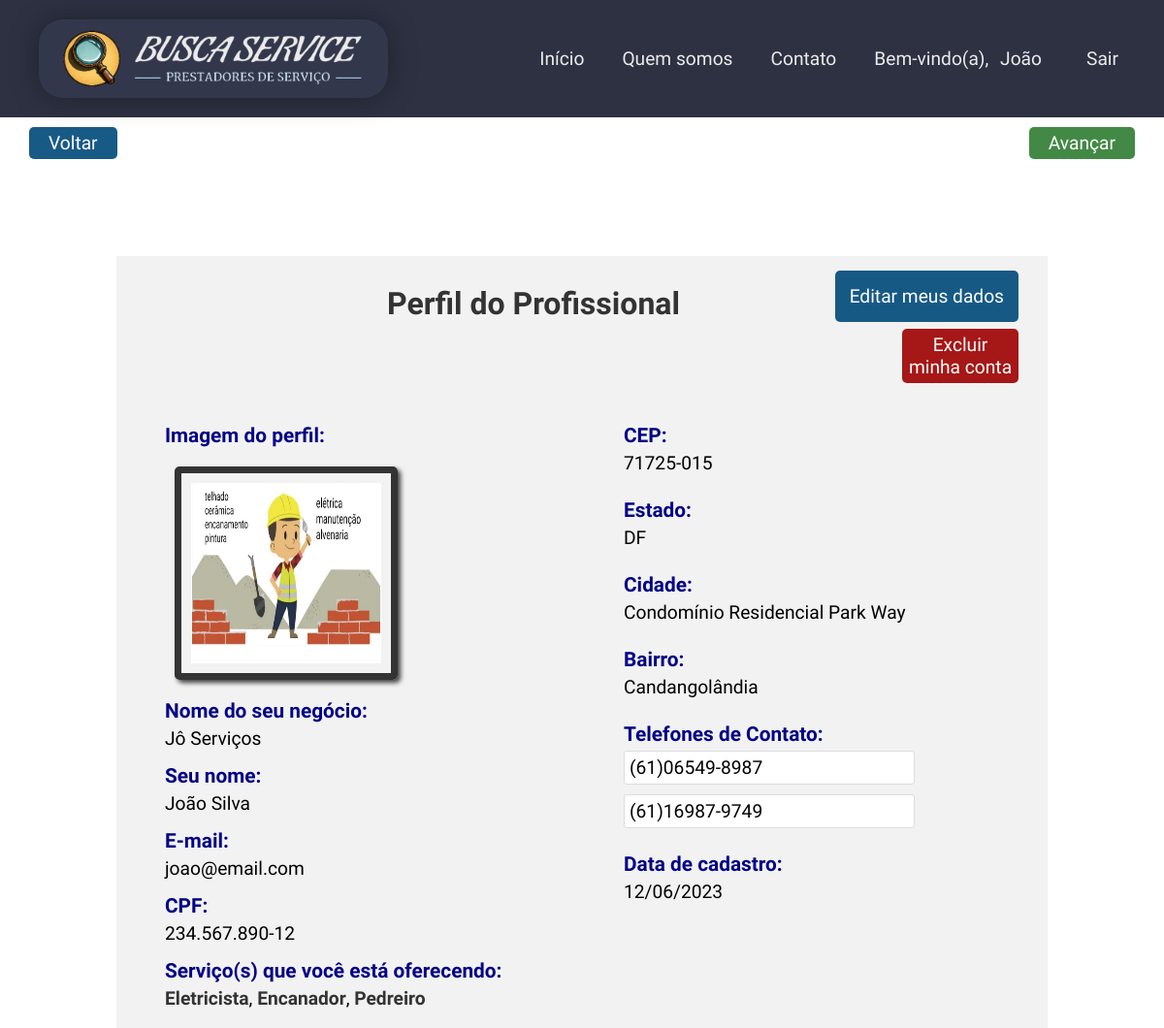
The page /app/views/perfil_pro.php (signed in, upper part) on the database as committed earlier.
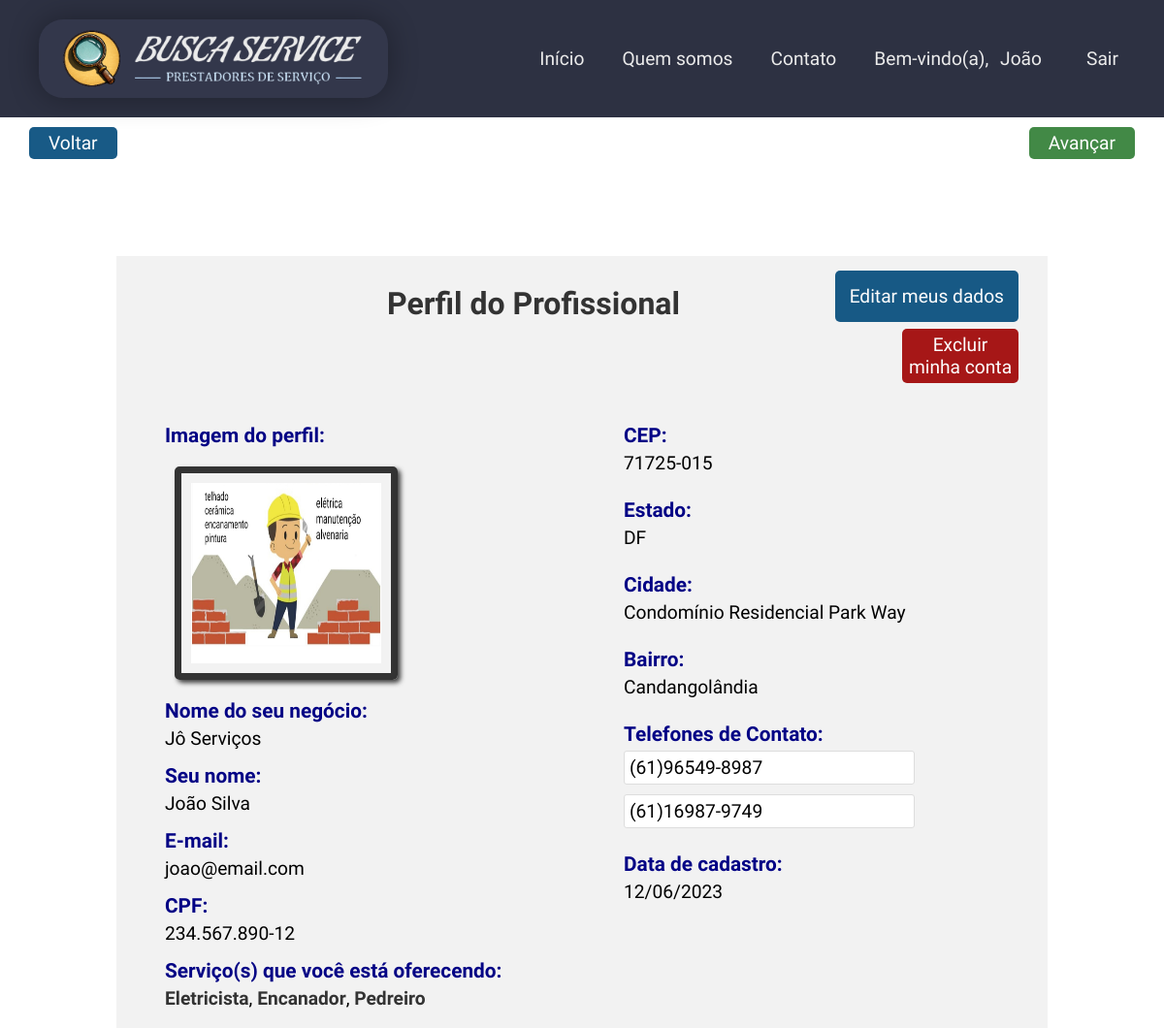
The same page on the database as committed later.
### tables this page shows
CREATE TABLE IF NOT EXISTS profissional(
  idpro INT(11) NOT NULL AUTO_INCREMENT,
  nome VARCHAR(45) NOT NULL,
  email VARCHAR(255) NOT NULL,
  senha VARCHAR(60) NOT NULL,
  cpf VARCHAR(14) NOT NULL,
  telefone VARCHAR(18) NOT NULL,
  telefone2 VARCHAR(18) NULL DEFAULT NULL,
  cep VARCHAR(9) NOT NULL,
  estado VARCHAR(45) NOT NULL,
  cidade VARCHAR(45) NOT NULL,
  bairro VARCHAR(45) NOT NULL,
  titulo VARCHAR(100) NOT NULL,
  descricaonegocio VARCHAR(255) NOT NULL,
  fotoprin VARCHAR(255) NOT NULL,
  fotosec VARCHAR(255) NULL DEFAULT NULL,
  fotosec2 VARCHAR(255) NULL DEFAULT NULL,
  perfil VARCHAR(3) NOT NULL DEFAULT 'PRO' COMMENT 'ADM=Administrador\\nPRO=Profissional\\nCLI=Cliente',
  status TINYINT(1) NOT NULL DEFAULT 1 COMMENT '\"0\" = Inativo / \"1\" = Ativo',
  dataregpro DATETIME NOT NULL DEFAULT CURRENT_TIMESTAMP(),
  PRIMARY KEY (idpro),
  UNIQUE KEY unique_cpf_pro (cpf)
  );

### app/views/perfil_pro.php (the view, shortened to what this page needs)
<?php
require_once 'layouts/site/header.php';
require_once 'layouts/site/menu.php';
$idpro = isset($_SESSION['usuario']['idpro']) ? $_SESSION['usuario']['idpro'] : 0;
$dbh = Conexao::getInstance();
$query = "SELECT p.*, s.nome AS nome_servico
          FROM `busca_service`.`profissional` p
          JOIN `busca_service`.`profissional_has_servico` ps ON p.idpro = ps.idpro
          JOIN `busca_service`.`servico` s ON ps.idserv = s.idserv
          WHERE p.idpro = :idpro
          LIMIT 1";
$stmt = $dbh->prepare($query);
$stmt->bindParam(':idpro', $idpro);
$stmt->execute();
$row = $stmt->fetch(PDO::FETCH_ASSOC);
?>
<body>
<?php require_once "botoes_navegacao.php"?>
    <div class="container">
        <h1 class="container_titulo">Perfil do Profissional</h1>
        <a href="update_pro.php?idpro=<?= base64_encode($row['idpro']) ?>">
            <button class="perfil-btn" name="botao" id="edit-perfil" value="editar">Editar meus dados</button>
        </a>
        <form action="" method="post">
            <button class="perfil-btn" name="botao" id="delete-perfil" value="deletar" onclick="return confirm('Deseja realmente excluir sua conta?');">Excluir minha conta</button>
        </form>
        <div class="dados">
            <div class="dados-pessoais_cli">
                <div class="campo campo-pessoal">
                    <label for="" class="label_perfil">Imagem do perfil:</label>
                    <img src="<?= $row['fotoprin'] ?>" class="imagens_perfil" alt="Imagem perfil">
                </div>
                <div class="campo campo-pessoal">
                    <label for="nome" class="label_perfil">Nome do seu negócio:</label>
                    <p class="dado_pessoal_perfil"><?= $row['titulo'] ?></p>
                </div>
                <div class="campo campo-pessoal">
                    <label for="nome" class="label_perfil">Seu nome:</label>
                    <p class="dado_pessoal_perfil"><?= $row['nome'] ?></p>
                </div>
                <div class="campo campo-pessoal">
                    <label for="email" class="label_perfil">E-mail:</label>
                    <p class="dado_pessoal_perfil"><?= $row['email'] ?></p>
                </div>
                <div class="campo campo-pessoal">
                    <label for="cpf" class="label_perfil">CPF:</label>
                    <p class="dado_pessoal_perfil"><?= $row['cpf'] ?></p>
                </div>
                <div class="campo campo-pessoal">
                    <label for="nome_servico" class="label_perfil">Serviço(s) que você está oferecendo:</label>
                    <p class="dado_pessoal_perfil servicos-oferecidos-perfil">
                        <?php
                        $dbh = Conexao::getInstance();
                        $queryServicos = "SELECT s.nome FROM servico s INNER JOIN profissional_has_servico ps ON s.idserv = ps.idserv WHERE ps.idpro = :idpro ORDER BY s.nome ASC";
                        $stmtServicos = $dbh->prepare($queryServicos);
                        $stmtServicos->bindParam(':idpro', $idpro);
                        $stmtServicos->execute();
                        $servicos = $stmtServicos->fetchAll(PDO::FETCH_COLUMN);
                        $totalServicos = count($servicos);
                        foreach ($servicos as $index => $servico) {
                            echo '<span class="destaque-servico">' . $servico . '</span>';
                            if ($index < $totalServicos - 1) {
                                echo ', ';
                            }
                        }
                        ?>
                    </p>
                </div>
            </div>
            <div class="dados dados-endereco">
                <div class="campo campo-endereco">
                    <label for="cep" class="label_perfil">CEP:</label>
                    <p class="dado_pessoal_perfil"><?= $row['cep'] ?></p>
                </div>
                <div class="campo campo-endereco">
                    <label for="estado" class="label_perfil">Estado:</label>
                    <p class="dado_pessoal_perfil"><?= $row['estado'] ?></p>
                </div>
                <div class="campo campo-endereco">
                    <label for="cidade" class="label_perfil">Cidade:</label>
                    <p class="dado_pessoal_perfil"><?= $row['cidade'] ?></p>
                </div>
                <div class="campo campo-endereco">
                    <label for="bairro" class="label_perfil">Bairro:</label>
                    <p class="dado_pessoal_perfil"><?= $row['bairro'] ?></p>
                </div>
                <div class="campo campo-pessoal">
                    <label for="telefone" class="label_perfil">Telefones de Contato:</label>
                    <input type="text" id="telefone" class="input_perfil" value="<?= $row['telefone'] ?>" readonly>
                </div>
                <div class="campo campo-pessoal">
                    <input type="text" id="telefone2" class="input_perfil" value="<?= $row['telefone2'] ?>" readonly>
                </div>
                <div class="campo campo-pessoal">
                    <label for="dataregcli" class="label_perfil">Data de cadastro:</label>
                    <p class="dado_pessoal_perfil"><?= date('d/m/Y', strtotime($row['dataregpro'])) ?></p>
                </div>
            </div>
        </div>
    </div>
    <?php require_once 'layouts/site/footer.php'; ?>

### app/views/layouts/site/header.php (shortened to what this page needs)
<!DOCTYPE html>
<html lang="pt-br">
<head>
    <link rel="stylesheet" href="assets/css/boot.css" type="text/css">
    <link rel="stylesheet" href="assets/css/style.css" type="text/css">
    <link rel="stylesheet" href="assets/css/fonticon.css" type="text/css">
    <link rel="stylesheet" href="assets/css/login.css" type="text/css">
    <link rel="stylesheet" href="assets/css/modal.css" type="text/css">
    <link rel="stylesheet" href="assets/css/lista.css" type="text/css">
    <link rel="stylesheet" href="assets/css/formulario.css" type="text/css">
    <link rel="stylesheet" href="assets/css/footer_links.css" type="text/css">
    <link rel="stylesheet" href="assets/css/contato.css" type="text/css">
    <link rel="stylesheet" href="assets/css/resultado.css" type="text/css">
    <link rel="stylesheet" href="assets/css/perfil_cli.css" type="text/css">
    <link rel="stylesheet" href="assets/css/avaliacao.css" type="text/css">
</head>
<body>

### app/views/layouts/site/menu.php (shortened to what this page needs)
<section>
    <header class="navbar">
        <div class="main-navbar">
            <a class="main-navbar-logo-nome" href="index.php">
                <img class="imagem" src="assets/img/logomarca20_bs.png" alt="Busca Service" title="Busca Service" width="350">
            </a>
            <nav>
                <ul class="navmenu">
                    <?php
                        $currentPage = basename($_SERVER['PHP_SELF']);
                        if ($currentPage !== 'index.php') {
                            echo '<li><a href="index.php" class="navmenu_index">Início</a></li>';
                        }
                    ?>
                    <li><a href="quem_somos.php" class="navmenu_index">Quem somos</a></li>
                    <li><a href="contato.php" class="navmenu_index">Contato</a></li>
                    <?php
                    if (isset($_SESSION['usuario']) && isset($_SESSION['usuario']['perfil']) && $_SESSION['usuario']['perfil'] == 'ADM') {
                        echo "<li><a href='usuario_admin.php' class='navmenu_index'>Admin</a></li>";
                        echo "<li><a href='logout.php' class='navmenu_index'>Sair</a></li>";
                    } else if (isset($_SESSION['usuario']) && isset($_SESSION['usuario']['perfil'])) {
                        if (isset($_SESSION['usuario']['nome'])) {
                            $nomeCliente = isset($_SESSION['usuario']['nome']) ? $_SESSION['usuario']['nome'] : '';
                            $nomeArray = explode(' ', $nomeCliente);
                            $primeiroNome = $nomeArray[0];
                        } else {
                            $primeiroNome = '';
                        }
                        if ($_SESSION['usuario']['perfil'] == 'CLI') {
                            echo "<li><a href='perfil_cli.php' class='navmenu_index'>Bem-vindo(a), <span class='nome_usu'>$primeiroNome</span></a></li>";
                        } elseif ($_SESSION['usuario']['perfil'] == 'PRO') {
                            echo "<li><a href='perfil_pro.php' class='navmenu_index'>Bem-vindo(a), <span class='nome_usu'>$primeiroNome</span></a></li>";
                        }
                        echo "<li><a href='logout.php' class='navmenu_index'>Sair</a></li>";
                    }
                    ?>
                </ul>
            </nav>
        </div>
    </header>
</section>

### app/views/botoes_navegacao.php
<header>
        <p class="botoes_navegacao">
          <button onclick="history.back()" class="btn_volta2">Voltar</button>
          <button onclick="history.forward()" class="btn_avancar2">Avançar</button>
        </p>
</header>

### app/views/layouts/site/footer.php (shortened to what this page needs)
</body>
</html>

### app/views/assets/css/boot.css (style rules this page uses)
* { padding: 0; margin: 0; box-sizing: border-box; text-decoration: none; font-size: 1em; font-family: 'Ubuntu', sans-serif; }

### app/views/assets/css/style.css (style rules this page uses)
html { height: 100%; min-height: 100%; }
body { display: flex; flex-direction: column; min-height: 100%; }
.main-navbar { display: flex; justify-content: space-between; padding: 20px 40px; background-color: #2d3142; align-items: center; flex-direction: row; flex-wrap: wrap; gap: 30px; }
.main-navbar-logo-nome { display: flex; background-color: #33374b; align-items: center; text-decoration: none; color: #ebebeb; border-radius: 25px; -webkit-box-shadow: 0px 0px 31px 0px rgba(0, 0, 0, 0.33); -moz-box-shadow: 0px 0px 31px 0px rgba(0, 0, 0, 0.33); box-shadow: 0px 0px 31px 0px rgba(0, 0, 0, 0.33); transition: transform 0.3s ease; }
.imagem { border: 0px solid black; margin-right: 5px; margin-left: 5px; padding: 10px; }
.navmenu { list-style: none; display: flex; gap: 25px; font-weight: 500; }
.navmenu li { display: flex; align-items: center; }
.navmenu_index { font-size: 1.2em; text-decoration: none; color: #ebebeb; padding: 7px; border-radius: 5px; transition: all 0.5s ease; cursor: pointer; }
.nome_usu { font-size: 1em; font-weight: 300; text-decoration: none; color: #ebebeb; padding: 7px; border-radius: 5px; transition: all 0.5s ease; }

### app/views/assets/css/lista.css (style rules this page uses)
.botoes_navegacao { display: flex; justify-content: space-between; padding: 0 30px; }
.btn_volta2 { background-color: rgb(0, 73, 122); font-size: 1.2em; font-weight: 400; margin-top: 10px; border-radius: 5px; display: inline-flex; border: none; color: #fff; padding: 5px 20px; opacity: 0.9; transition: 0.2s all ease-out; }
.btn_avancar2 { background-color: #2E7D32; font-size: 1.2em; font-weight: 400; margin-top: 10px; margin-left: 30px; border-radius: 5px; display: inline-flex; border: none; color: #fff; padding: 5px 20px; opacity: 0.9; transition: 0.2s all ease-out; }

### app/views/assets/css/perfil_cli.css (style rules this page uses)
.container { max-width: 80%; width: 80%; margin: 100px auto; padding: 30px 50px; background-color: #f2f2f2; text-align: center; display: flex; flex-wrap: wrap; justify-content: center; gap: 50px; box-sizing: border-box; position: relative; }
.container_titulo { font-size: 2em; margin-bottom: 40px; color: #333; }
.perfil-btn, .perfil-btn-link { border-radius: 5px; border: none; color: #fff; padding: 5px 10px; opacity: 0.9; display: flex; align-items: center; }
#edit-perfil { position: absolute; font-size: 1.2em; top: 15px; right: 30px; background-color: rgb(0, 73, 122); padding: 15px; }
#delete-perfil { position: absolute; font-size: 1.2em; top: 75px; right: 30px; background-color: rgb(158, 0, 0); padding: 5px; width: 120px; }
.dados { display: flex; justify-content: space-between; flex-basis: 100%; flex-wrap: wrap; }
.dados-pessoais_cli { flex-direction: column; align-items: center; justify-content: center; flex-basis: 55%; flex-wrap: wrap; }
.dados-endereco { display: flex; flex-direction: column; justify-content: flex-start; flex-basis: 45%; flex-wrap: wrap; }
.dado_pessoal_perfil { display: flex; font-size: 1.2em; }
.servicos-oferecidos-perfil { display: block; text-align: left; }
.destaque-servico { font-weight: 600; color: #333; }
.imagens_perfil { display: flex; width: 230px; height: 220px; margin: 20px 10px; border-radius: 5px; -webkit-box-shadow: 3px 3px 5px 0px rgba(0,0,0,0.75); -moz-box-shadow: 3px 3px 5px 0px rgba(0,0,0,0.75); box-shadow: 3px 3px 5px 0px rgba(0,0,0,0.75); transition: 0.1s all ease-out; border: 7px solid #333; padding: 10px; }
.campo { margin-bottom: 10px; }
.label_perfil { display: block; font-size: 1.3em; text-align: left; margin-top: 15px; margin-bottom: 5px; color: rgb(3, 3, 133); font-weight: 600; }
.input_perfil[type="text"], .input_perfil[type="number"], .input_perfil[type="email"], .input_perfil[type="tel"] { display: flex; font-size: 1.2em; padding: 5px; width: 300px; border-radius: 3px; border: 1px solid #ddd; background-color: #fff; }

Rows that differ between the two databases and show on the page:
changed profissional "Jô Serviços": telefone "(61)06549-8987" → "(61)96549-8987"
